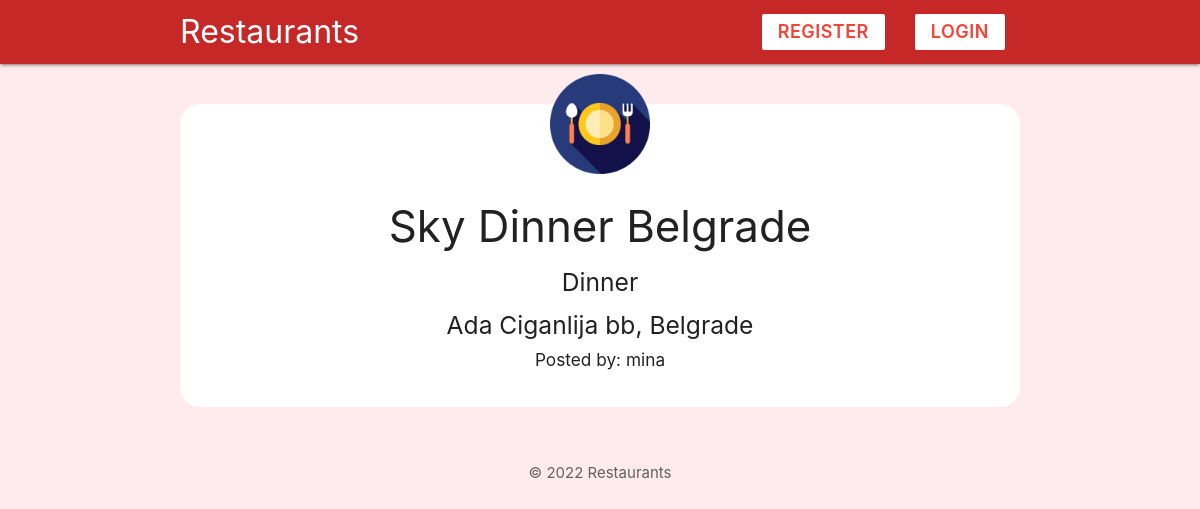
Screenshot of /restaurant.php?id=1 with the database file from the repository.
### tables this page shows
CREATE TABLE `restaurant` (
  `id` int(11) NOT NULL,
  `userid` int(11) NOT NULL,
  `name` varchar(150) NOT NULL,
  `city` varchar(100) NOT NULL,
  `type` varchar(100) NOT NULL,
  `address` varchar(100) NOT NULL
);

CREATE TABLE `user` (
  `id` int(11) NOT NULL,
  `email` varchar(100) NOT NULL,
  `username` varchar(100) NOT NULL,
  `password` varchar(100) NOT NULL,
  `nationality` varchar(100) NOT NULL
);

### config/session.php (called while the page is built, shortened)
<?php
$loggedId = $_SESSION['id']  ?? 0;

### restaurant.php (the view, shortened to what this page needs)
<?php
include('config/db_connect.php');
if (isset($_GET['id'])) {
    $id = mysqli_real_escape_string($conn, $_GET['id']);
    $query = "SELECT * FROM restaurant WHERE id = $id";
    $result = mysqli_query($conn, $query);
    $restaurant = mysqli_fetch_assoc($result);
    $userid = $restaurant['userid'];
    $query = "SELECT * FROM user WHERE id = $userid";
    $result = mysqli_query($conn, $query);
    $creator = mysqli_fetch_assoc($result);
}
?>
<!DOCTYPE html>
<html lang="en">
<?php include('templates/header.php'); ?>
<?php if ($restaurant == null) : ?>
    <h1 class="center">There is no such restaurant!</h1>
    <div class="center">
        <a href="index.php" class="btn center red darken-2">Return</a>
    </div>
<?php else : ?>
    <div class="container center">
        <div class="card z-depth-0 radius-card" style="padding-bottom: 30px;">
            <img src="img/icon.png" alt="icon" class="icon-card">
            <h3><?php echo htmlspecialchars($restaurant['name']); ?></h3>
            <h5><?php echo htmlspecialchars($restaurant['type']); ?></h5>
            <h5><?php echo htmlspecialchars($restaurant['address']) .
                    ', ' . htmlspecialchars($restaurant['city']); ?></h5>
            <?php if ($userid == $loggedId) { ?>
                <form action="<?php echo $_SERVER['PHP_SELF'] ?>" method="POST" style="padding-top:20px">
                    <input type="hidden" name="id" value="<?php echo $id; ?>">
                    <input type="hidden" name="userid" value="<?php echo $userid; ?>">
                    <input type="submit" name="delete" value="delete" class="btn center red darken-2">
                </form>
            <?php } else { ?>
                <h6>Posted by: <?php echo $creator['username']; ?></h6>
            <?php }; ?>
        </div>
    </div>
<?php endif; ?>
<?php include('templates/footer.php'); ?>
</html>

### templates/header.php (style rules this page uses)
.icon-card { width: 100px; margin: 40px auto -30px; display: block; position: relative; top: -30px; }
.radius-card { border-radius: 20px; }

### rows the page displays
restaurant: name "Sky Dinner Belgrade", type "Dinner", address "Ada Ciganlija bb", city "Belgrade"
user: username "mina"
